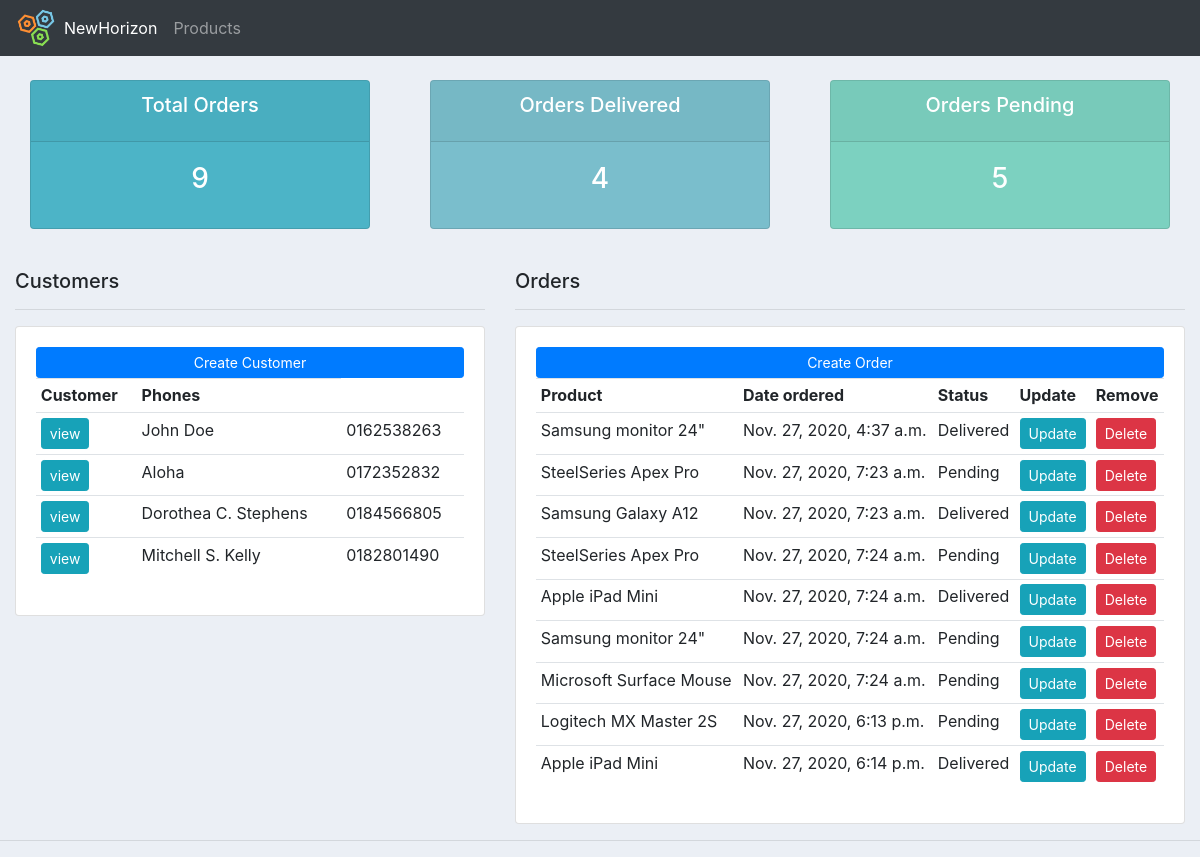
The page / on the database its author committed.
### accounts/models.py (models this page shows, shortened)
class Customer(models.Model):
    name = models.CharField(max_length=200, null=True)
    phone = models.CharField(max_length=200, null=True)
    email = models.CharField(max_length=200, null=True)
    date_created = models.DateTimeField(auto_now_add=True)

class Order(models.Model):
    STATUS = (
        ('Pending', 'Pending'),
        ('Out of Delivery', 'Out of Delivery'),
        ('Delivered', 'Delivered')
    )
    customer = models.ForeignKey(
        Customer, null=True, on_delete=models.SET_NULL)
    products = models.ForeignKey(
        Product, null=True, on_delete=models.SET_NULL)
    date_created = models.DateTimeField(auto_now_add=True)
    status = models.CharField(max_length=200, null=True, choices=STATUS)

class Product(models.Model):
    CATEGORY = (
        ('Indoor', 'Indoor'),
        ('Outdoor', 'Outdoor')
    )
    name = models.CharField(max_length=200, null=True)
    description = models.CharField(max_length=200, null=True)
    price = models.FloatField(null=True)
    category = models.CharField(max_length=200, null=True, choices=CATEGORY)
    date_created = models.DateField(auto_now_add=True)
    tag = models.ManyToManyField(Tag)
    def __str__(self):
        return self.name

### accounts/views.py (the view)
# urls.py: path('', views.home, name='home'),
def home(request):
    orders = Order.objects.all()
    customers = Customer.objects.all()
    total_customers = customers.count()
    total_orders = orders.count()
    delivered = orders.filter(status='Delivered').count()
    pending = orders.filter(status='Pending').count()
    context = {'orders': orders, 'customers': customers,
               'total_customers': total_customers, 'total_orders': total_orders,
               'delivered': delivered, 'pending': pending
               }
    return render(request, 'accounts/dashboard.html', context)

### accounts/templates/accounts/dashboard.html
{% extends 'accounts/main.html' %}
{% block content %}
{% include 'accounts/status.html' %}
<br>
<div class="row">
    <div class="col-md-5">
        <h5> Customers </h5>
        <hr>
        <div class="card card-body">
            <a class="btn btn-primary btn-sm btn-block" href="#">Create Customer</a>
            <table class="table table-sm">
                <tr>
                    <th>Customer</th>
                    <th>Phones</th>
                </tr>
                {% for customer in customers%}
                    <tr>
                        <td><a class="btn btn-sm btn-info" href="{% url 'customer' customer.id %}">view</a></td>
                        <td>{{customer.name}}</td>
                        <td>{{customer.phone}}</td>
                    </tr>
                {% endfor %}
            </table>
        </div>
    </div>
    <div class="col-md-7">
        <h5> Orders </h5>
        <hr>
        <div class="card card-body">
            <a class="btn btn-primary btn-sm btn-block" href="{% url 'create_order' %}"> Create Order</a>
            <table class="table table-sm">
                <tr>
                    <th>Product</th>
                    <th>Date ordered</th>
                    <th>Status</th>
                    <th>Update</th>
                    <th>Remove</th>
                </tr>
                {% for order in orders %}
                    <tr>
                        <td>{{order.products}}</td>
                        <td>{{order.date_created}}</td>
                        <td>{{order.status}}</td>
                        <td><a class="btn btn-sm btn-info" href="{% url 'update_order' order.id %}">Update</a></td>
                        <td><a class="btn btn-sm btn-danger" href="{% url 'delete_order' order.id %}">Delete</a></td>
                    </tr>
                {% endfor %}
            </table>
        </div>
    </div>
</div>
{% endblock %}

### static/css/main.css (style rules this page uses)
body { background-color: #ebeff5; }

### rows shown on the page
Customer: name "John Doe", phone "0162538263"
Customer: name "Aloha", phone "0172352832"
Customer: name "Dorothea C. Stephens", phone "0184566805"
Customer: name "Mitchell S. Kelly", phone "0182801490"
Order: products "Samsung monitor 24\"", date_created "Nov. 27, 2020, 4:37 a.m.", status "Delivered"
Order: products "SteelSeries Apex Pro", date_created "Nov. 27, 2020, 7:23 a.m.", status "Pending"
Order: products "Samsung Galaxy A12", date_created "Nov. 27, 2020, 7:23 a.m.", status "Delivered"
Order: products "SteelSeries Apex Pro", date_created "Nov. 27, 2020, 7:24 a.m.", status "Pending"
Order: products "Apple iPad Mini", date_created "Nov. 27, 2020, 7:24 a.m.", status "Delivered"
Order: products "Samsung monitor 24\"", date_created "Nov. 27, 2020, 7:24 a.m.", status "Pending"
Order: products "Microsoft Surface Mouse", date_created "Nov. 27, 2020, 7:24 a.m.", status "Pending"
Order: products "Logitech MX Master 2S", date_created "Nov. 27, 2020, 6:13 p.m.", status "Pending"
Order: products "Apple iPad Mini", date_created "Nov. 27, 2020, 6:14 p.m.", status "Delivered"

### other values the page prints
{{ total_orders }} "9"
{{ delivered }} "4"
{{ pending }} "5"
